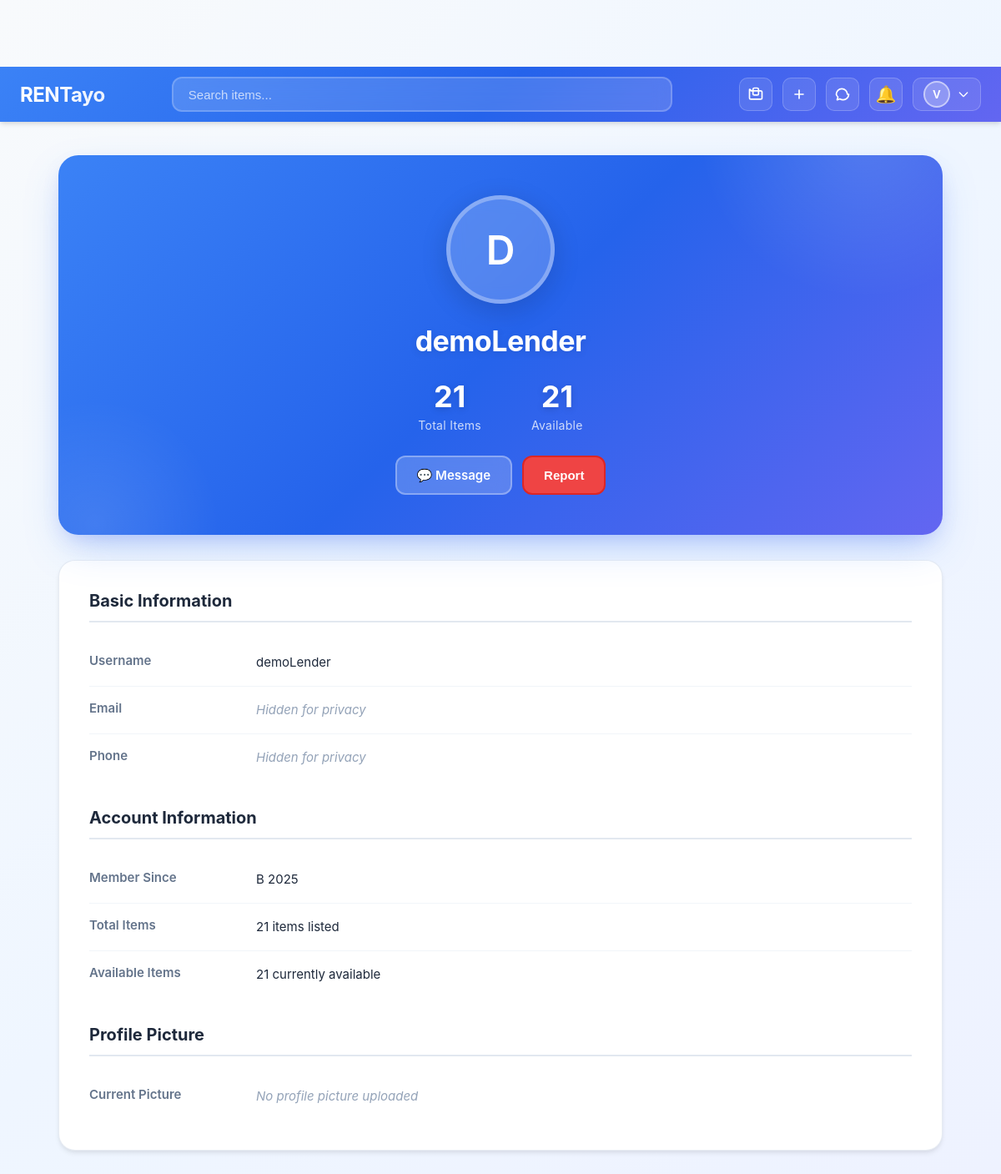
The app's page /profile.php?user_id=1 (signed in) with its own data.
### tables this page shows
CREATE TABLE `users` (
  `ID` int(11) NOT NULL,
  `username` varchar(50) NOT NULL,
  `password` varchar(255) NOT NULL,
  `email` varchar(100) NOT NULL,
  `phone_number` varchar(20) DEFAULT NULL,
  `profile_picture_url` varchar(255) DEFAULT NULL,
  `location_latitude` decimal(10,8) DEFAULT NULL,
  `location_longitude` decimal(11,8) DEFAULT NULL,
  `created_at` timestamp NOT NULL DEFAULT current_timestamp()
);

### profile.php (the view, shortened to what this page needs)
<?php
include 'connections.php';
$logged_in_id    = (int)$_SESSION["ID"];
$profile_user_id = isset($_GET['user_id']) ? (int)$_GET['user_id'] : $logged_in_id;
$isOwner = ($logged_in_id === $profile_user_id);
function normalizeProfilePath($raw) {
  $raw = trim((string)$raw);
  if ($raw === '' || strtoupper($raw) === 'NULL') return '';
  $norm = str_replace('\\', '/', $raw);
  $filename = basename($norm);
  return $filename ? 'uploads/' . $filename : '';
}
$user_stmt = mysqli_prepare($connections, "SELECT ID, username, email, phone_number, profile_picture_url, created_at FROM users WHERE ID = ? LIMIT 1");
mysqli_stmt_bind_param($user_stmt, "i", $profile_user_id);
mysqli_stmt_execute($user_stmt);
$user_result = mysqli_stmt_get_result($user_stmt);
$user_data = mysqli_fetch_assoc($user_result);
$user_data['username']            = $user_data['username'] ?? '';
$user_data['email']               = $user_data['email'] ?? '';
$user_data['phone_number']        = $user_data['phone_number'] ?? '';
$user_data['profile_picture_url'] = normalizeProfilePath($user_data['profile_picture_url'] ?? '');
$display_profile_url              = $user_data['profile_picture_url'] ? toWebUrl($user_data['profile_picture_url']) : '';
$stats = ['total_items' => 0, 'available_items' => 0, 'member_since' => 'Unknown'];
if ($st = mysqli_prepare($connections, "SELECT COUNT(*) FROM Items WHERE lender_id = ?")) {
  mysqli_stmt_bind_param($st, "i", $profile_user_id);
  mysqli_stmt_execute($st);
  $rs = mysqli_stmt_get_result($st);
  $stats['total_items'] = (int)($rs ? mysqli_fetch_row($rs)[0] : 0);
  $stats['available_items'] = $stats['total_items'];
}
if ($st = mysqli_prepare($connections, "SELECT DATE_FORMAT(created_at, '%B %Y') FROM users WHERE ID = ? LIMIT 1")) {
  mysqli_stmt_bind_param($st, "i", $profile_user_id);
  mysqli_stmt_execute($st);
  $rs = mysqli_stmt_get_result($st);
  $row = $rs ? mysqli_fetch_row($rs) : null;
  $stats['member_since'] = $row && $row[0] ? $row[0] : 'Unknown';
}
$payment = ['gcash_name'=>'','gcash_number'=>'','gcash_qr'=>''];
?>
<!DOCTYPE html>
<html lang="en">
<head>
  <link href="styles/style.css" rel="stylesheet">
</head>
<body>
<?php include("navbar.php"); ?>
<div class="profile-container">
  <div class="profile-header">
    <div class="profile-avatar-large">
      <?php if (!empty($display_profile_url)): ?>
        <img src="<?php echo htmlspecialchars($display_profile_url); ?>" alt="Profile Picture">
      <?php else: ?>
        <div style="font-size:48px;font-weight:600;color:#fff"><?php echo strtoupper(substr($user_data['username'] ?: 'U', 0, 1)); ?></div>
      <?php endif; ?>
    </div>
    <div class="profile-name"><?php echo htmlspecialchars($user_data['username'] ?: 'User'); ?></div>
    <div class="profile-stats">
      <div class="stat-item"><div class="stat-number"><?php echo $stats['total_items']; ?></div><div class="stat-label">Total Items</div></div>
      <div class="stat-item"><div class="stat-number"><?php echo $stats['available_items']; ?></div><div class="stat-label">Available</div></div>
    </div>
    <div class="profile-actions">
      <?php if ($isOwner): ?>
        <button onclick="toggleEditMode()" class="btn-edit" id="editBtn">✏️ Edit Profile</button>
        <a href="my_items.php" class="btn-edit">📦 My Items</a>
      <?php else: ?>
        <a href="chat.php?user_id=<?php echo (int)$profile_user_id; ?>" class="btn-edit">💬 Message</a>
        <button class="btn-danger" onclick="openReport()">Report</button>
      <?php endif; ?>
    </div>
  </div>
  <?php if ($isOwner): ?>
  <div class="profile-details-container" id="detailsView">
    <div class="details-section">
      <h3>Basic Information</h3>
      <div class="detail-item"><div class="detail-label">Username</div><div class="detail-value"><?php echo $user_data['username'] ? htmlspecialchars($user_data['username']) : '<span class="empty-value">Not provided</span>'; ?></div></div>
      <div class="detail-item"><div class="detail-label">Email</div><div class="detail-value"><?php echo $user_data['email'] ? htmlspecialchars($user_data['email']) : '<span class="empty-value">Not provided</span>'; ?></div></div>
      <div class="detail-item"><div class="detail-label">Phone</div><div class="detail-value"><?php echo $user_data['phone_number'] ? htmlspecialchars($user_data['phone_number']) : '<span class="empty-value">Not provided</span>'; ?></div></div>
    </div>
    <div class="details-section">
      <h3>Account Information</h3>
      <div class="detail-item"><div class="detail-label">Member Since</div><div class="detail-value"><?php echo htmlspecialchars($stats['member_since']); ?></div></div>
      <div class="detail-item"><div class="detail-label">Total Items</div><div class="detail-value"><?php echo $stats['total_items']; ?> items listed</div></div>
      <div class="detail-item"><div class="detail-label">Available Items</div><div class="detail-value"><?php echo $stats['available_items']; ?> currently available</div></div>
    </div>
    <div class="details-section">
      <h3>Profile Picture</h3>
      <div class="detail-item">
        <div class="detail-label">Current Picture</div>
        <div class="detail-value">
          <?php if (!empty($display_profile_url)): ?>
            <img src="<?php echo htmlspecialchars($display_profile_url); ?>" alt="Profile Picture" style="max-width:120px;max-height:120px;border-radius:8px;border:2px solid #e5e7eb;object-fit:cover">
          <?php else: ?>
            <span class="empty-value">No profile picture uploaded</span>
          <?php endif; ?>
        </div>
      </div>
    </div>
    <div class="details-section">
      <h3>Payment Details</h3>
      <div class="detail-item">
        <div class="detail-label">GCash Name</div>
        <div class="detail-value"><?php echo $payment['gcash_name'] ? htmlspecialchars($payment['gcash_name']) : '<span class="empty-value">Not set</span>'; ?></div>
      </div>
      <div class="detail-item">
        <div class="detail-label">GCash Number</div>
        <div class="detail-value"><?php echo $payment['gcash_number'] ? htmlspecialchars($payment['gcash_number']) : '<span class="empty-value">Not set</span>'; ?></div>
      </div>
      <div class="detail-item">
        <div class="detail-label">GCash QR</div>
        <div class="detail-value">
          <?php if (!empty($payment['gcash_qr'])): ?>
            <img src="<?php echo htmlspecialchars(toWebUrl($payment['gcash_qr'])); ?>" alt="GCash QR" style="max-width:160px;border:1px solid #e5e7eb;border-radius:8px">
          <?php else: ?>
            <span class="empty-value">No QR uploaded</span>
          <?php endif; ?>
        </div>
      </div>
    </div>
  </div>
  <?php else: ?>
  <div class="profile-details-container" id="detailsView">
    <div class="details-section">
      <h3>Basic Information</h3>
      <div class="detail-item">
        <div class="detail-label">Username</div>
        <div class="detail-value"><?php echo $user_data['username'] ? htmlspecialchars($user_data['username']) : '<span class="empty-value">Not provided</span>'; ?></div>
      </div>
      <div class="detail-item">
        <div class="detail-label">Email</div>
        <div class="detail-value"><span class="empty-value">Hidden for privacy</span></div>
      </div>
      <div class="detail-item">
        <div class="detail-label">Phone</div>
        <div class="detail-value"><span class="empty-value">Hidden for privacy</span></div>
      </div>
    </div>
    <div class="details-section">
      <h3>Account Information</h3>
      <div class="detail-item"><div class="detail-label">Member Since</div><div class="detail-value"><?php echo htmlspecialchars($stats['member_since']); ?></div></div>
      <div class="detail-item"><div class="detail-label">Total Items</div><div class="detail-value"><?php echo $stats['total_items']; ?> items listed</div></div>
      <div class="detail-item"><div class="detail-label">Available Items</div><div class="detail-value"><?php echo $stats['available_items']; ?> currently available</div></div>
    </div>
    <div class="details-section">
      <h3>Profile Picture</h3>
      <div class="detail-item">
        <div class="detail-label">Current Picture</div>
        <div class="detail-value">
          <?php if (!empty($display_profile_url)): ?>
            <img src="<?php echo htmlspecialchars($display_profile_url); ?>" alt="Profile Picture" style="max-width:120px;max-height:120px;border-radius:8px;border:2px solid #e5e7eb;object-fit:cover">
          <?php else: ?>
            <span class="empty-value">No profile picture uploaded</span>
          <?php endif; ?>
        </div>
      </div>
    </div>
  </div>
  <?php endif; ?>
</div>
</body>
</html>

### navbar.php (shortened to what this page needs)
<?php
$user_name = "Guest";
$profile_picture = "";
if (!empty($_SESSION["ID"])) {
    $user_id = (int)$_SESSION["ID"];
    if (isset($connections)) {
        if ($rs = @mysqli_query($connections, "SELECT username, profile_picture_url FROM users WHERE ID = {$user_id} LIMIT 1")) {
            if ($row = mysqli_fetch_assoc($rs)) {
                $user_name = $row['username'] ?: "User";
                $raw = trim((string)($row['profile_picture_url'] ?? ''));
                if ($raw !== '') {
                    if (preg_match('#^https?://#i', $raw)) {
                        $profile_picture = $raw;
                    } else {
                        $web = 'uploads/' . basename(str_replace('\\', '/', $raw));
                        $abs = __DIR__ . DIRECTORY_SEPARATOR . str_replace(['/', '\\'], DIRECTORY_SEPARATOR, $web);
                        $profile_picture = is_file($abs) ? $web : "";
                    }
                }
            }
        }
    }
}
?>
<div class="navbar">
  <div class="left">
    <div class="logo">
      <a href="index.php" class="logo-link">
        <span class="logo-text">RENTayo</span>
      </a>
    </div>
  </div>
  <div class="center">
    <div class="search-container">
      <form method="GET" action="index.php">
        <input
          type="text"
          name="search"
          placeholder="Search items..."
          value="<?php echo isset($_GET['search']) ? htmlspecialchars($_GET['search']) : ''; ?>"
          autocomplete="off"
        >
      </form>
    </div>
  </div>
  <div class="right">
    <a
      href="index.php"
      class="nav-link <?php echo basename($_SERVER['PHP_SELF']) == 'index.php' ? 'active' : ''; ?>"
      title="Browse Items"
    >
    </a>
    <a
      href="add_item.php"
      class="nav-link <?php echo basename($_SERVER['PHP_SELF']) == 'add_item.php' ? 'active' : ''; ?>"
      title="Add Item"
    >
      <svg class="nav-icon" fill="none" stroke="currentColor" viewBox="0 0 24 24">
        <path stroke-linecap="round" stroke-linejoin="round" stroke-width="2" d="M12 6v6m0 0v6m0-6h6m-6 0H6"></path>
      </svg>
    </a>
    <a
      href="messaging.php"
      class="message-btn <?php echo (basename($_SERVER['PHP_SELF']) == 'messaging.php' || basename($_SERVER['PHP_SELF']) == 'chat.php') ? 'active' : ''; ?>"
      title="Messages"
    >
      <svg fill="none" stroke="currentColor" viewBox="0 0 24 24">
        <path stroke-linecap="round" stroke-linejoin="round" stroke-width="2" d="M21 12c0 4.418-3.582 8-8 8a9.863 9.863 0 01-4.906-1.294l-3.57 1.294a.25.25 0 01-.331-.331l1.294-3.57A9.863 9.863 0 013 12c0-4.418 3.582-8 8-8s8 3.582 8 8z"></path>
      </svg>
    </a>
    <div class="notif-container">
      <button class="notif-bell" id="notifBell" type="button" aria-label="Notifications" title="Notifications">
        <span class="bell-icon">🔔</span>
      </button>
    </div>
    <div class="profile-dropdown">
      <button class="profile-btn" type="button" id="profileBtn" aria-label="Profile menu">
        <div class="profile-avatar">
          <?php if (!empty($profile_picture)): ?>
            <img
              src="<?php echo htmlspecialchars($profile_picture); ?>"
              alt="Profile"
              class="profile-pic"
              onerror="this.remove(); this.insertAdjacentHTML('afterend','<div class=&quot;profile-pic-default&quot;><?php echo strtoupper(substr($user_name, 0, 1)); ?></div>');"
            >
          <?php else: ?>
            <div class="profile-pic-default"><?php echo strtoupper(substr($user_name, 0, 1)); ?></div>
          <?php endif; ?>
        </div>
        <svg class="dropdown-arrow" fill="none" stroke="currentColor" viewBox="0 0 24 24">
          <path stroke-linecap="round" stroke-linejoin="round" stroke-width="2" d="M19 9l-7 7-7-7"></path>
        </svg>
      </button>
    </div>
  </div>
</div>

### records on screen
users: username "V"
users: username "D", username "demoLender"

### other values on screen
$stats['total_items'] "21"
$stats['available_items'] "21"
$stats['member_since'] "B 2025"
